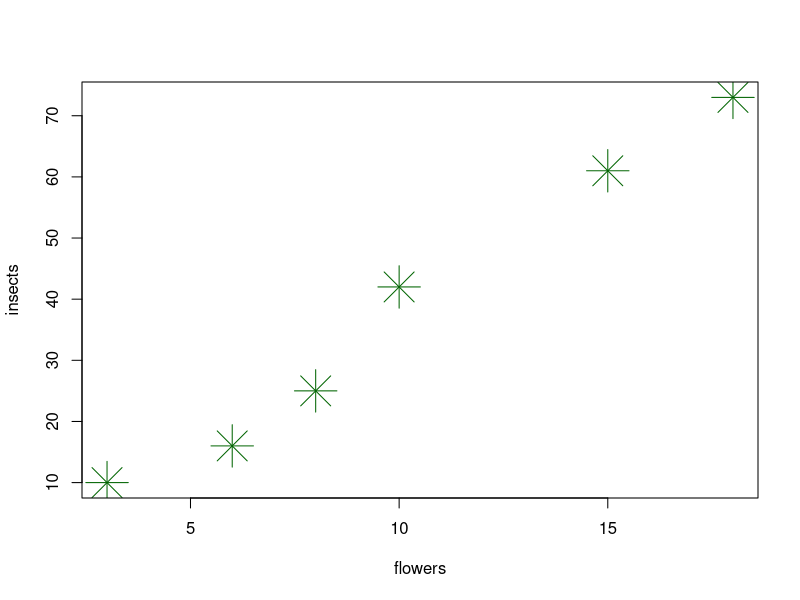

The R source for this figure:
# Commands to receive 3217833:
a<-14*229845
b<-2+1
a+b

# Arrays, or in other words flowers and insects <3
flowers<-c(3, 6, 8, 10, 15, 18)
flowers

insects<-c(10, 16, 25, 42, 61, 73)
insects

# Plots (X, Y, Symbol type, Symbol size, Symbol color)
plot(flowers, insects, pch=8, cex=4, col="darkgreen")

# Install new packages
install.packages("")

# List of installed Packages
ip = as.data.frame(installed.packages()[,c(1,3:4)])
ip = ip[is.na(ip$Priority),1:2,drop=FALSE]
ip

# Load package:
library()

